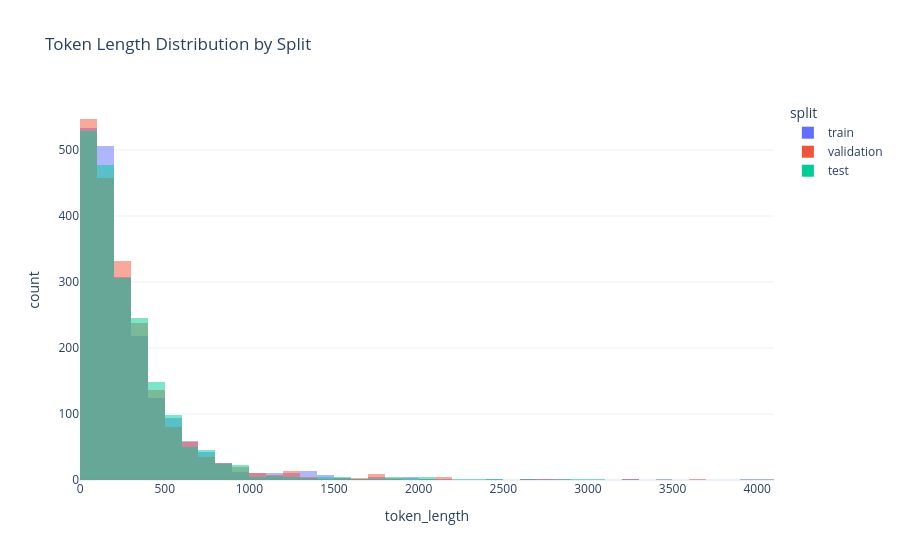

The notebook cell saved with this chart:
### Code cell
length_rows = []
for split_name, split_ds in FORMATTED_SPLITS.items():
    token_lengths = [len(TOKENIZER.encode(x["text"], truncation=False)) for x in split_ds.select(range(min(2000, len(split_ds))))]
    for tl in token_lengths:
        length_rows.append({"split": split_name, "token_length": tl})

length_df = pd.DataFrame(length_rows)
fig_len = px.histogram(
    length_df,
    x="token_length",
    color="split",
    barmode="overlay",
    nbins=50,
    title="Token Length Distribution by Split",
)
fig_len.update_layout(template="plotly_white")
fig_len

### Figure 1 — Plotly figure (JSON) as saved in the notebook; plotly's stock layout.template omitted (floating-point values rounded to 4 significant figures; data arrays with more than 128 entries replaced by an {"elided": "..."} marker saying what was removed)
{"data": [{"bingroup": "x", "hovertemplate": "split=train<br>token_length=%{x}<br>count=%{y}<extra></extra>", "legendgroup": "train", "marker": {"color": "#636efa", "opacity": 0.5, "pattern": {"shape": ""}}, "name": "train", "nbinsx": 50, "orientation": "v", "showlegend": true, "type": "histogram", "x": {"elided": "2000 int values"}, "xaxis": "x", "yaxis": "y"}, {"bingroup": "x", "hovertemplate": "split=validation<br>token_length=%{x}<br>count=%{y}<extra></extra>", "legendgroup": "validation", "marker": {"color": "#EF553B", "opacity": 0.5, "pattern": {"shape": ""}}, "name": "validation", "nbinsx": 50, "orientation": "v", "showlegend": true, "type": "histogram", "x": {"elided": "2000 int values"}, "xaxis": "x", "yaxis": "y"}, {"bingroup": "x", "hovertemplate": "split=test<br>token_length=%{x}<br>count=%{y}<extra></extra>", "legendgroup": "test", "marker": {"color": "#00cc96", "opacity": 0.5, "pattern": {"shape": ""}}, "name": "test", "nbinsx": 50, "orientation": "v", "showlegend": true, "type": "histogram", "x": {"elided": "2000 int values"}, "xaxis": "x", "yaxis": "y"}], "layout": {"barmode": "overlay", "legend": {"title": {"text": "split"}, "tracegroupgap": 0}, "title": {"text": "Token Length Distribution by Split"}, "xaxis": {"anchor": "y", "domain": [0, 1], "title": {"text": "token_length"}}, "yaxis": {"anchor": "x", "domain": [0, 1], "title": {"text": "count"}}}}
